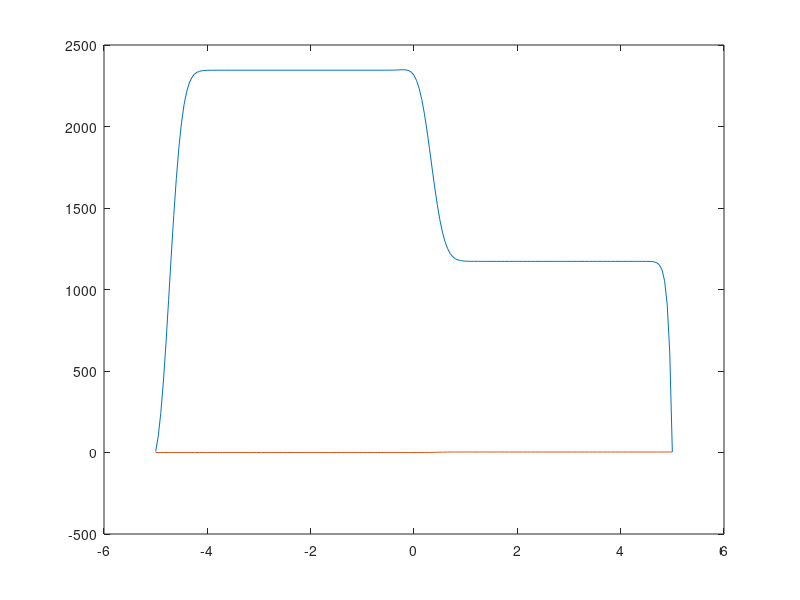

Source code (MATLAB):
%% Alex Swenson ME573 HW10, Problem 1
function problem1()
clear; clc; 

%% Problem Parameters

dx = 0.05;
dt = 0.01;
x = -5:dx:5;
N = length(x);
t_init = 0.1;
t_final = 2.5;

% physical constants
U = 0.2;
kappa = 0.01;

f_init = analytic_solution(x,t_init,U,kappa,t_init);
f_exact = analytic_solution(x,t_final,U,kappa,t_init);

c = U*dt/dx;
alpha = kappa*dt/(dx*dx);

% Make the A matrix(2:N-1)
e = ones(N-1,1);
A = spdiags([(c+alpha)*e, (1-c-2*alpha)*e, alpha*e], -1:1, N-2, N-2);
f_save = f_init;
f_ftbs = f_init;

for i=1:dt:t_final
    for j=2:N-1
       f_ftbs(j) = (c+alpha)*f_save(j-1) + (1-c-alpha)*f_save(j) + alpha*f_save(j+1);
    end
    f_save = f_ftbs;
end

plot(x, f_ftbs, x, f_exact)

end

function A = eval_A(x, t, u, k)
     A = 0.5*erfc((x - u.*t) ./ sqrt(2*k*t)) + 0.5*exp(u*x/k).*erfc((x + u.*t)./sqrt(2*k*t));
end

function f = analytic_solution(x, t, u, k, t_0)

    C_i = pi;
    C_o = 2*pi;
    
    if t <= t_0
        f = C_i + (C_o - C_i)*eval_A(x,t,u,k); 
    else
        f = C_i + (C_o - C_i)*eval_A(x,t,u,k) - C_o*eval_A(x,t-t_0,u,k);
    end

end

